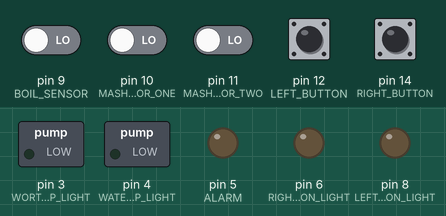
This sketch was run on a simulated Arduino Uno, built with avr-gcc and run on an emulated ATmega328P. Shown: switched loads named in the sketch (green lamp = pin HIGH), output pins drawn as LEDs (lit = HIGH). The test bench sets the inputs (shaded band); at power-on: pin 12 (LEFT_BUTTON), pin 14 (RIGHT_BUTTON) HIGH, pin 9 (BOIL_SENSOR), pin 10 (MASH_SENSOR_ONE), pin 11 (MASH_SENSOR_TWO) LOW.

Above: at 0.1 s.
At 3.1 s:
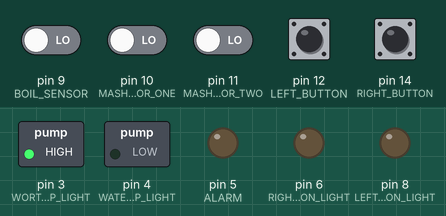
At 8.1 s:
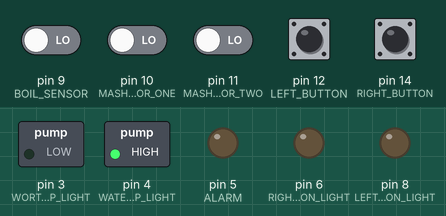
At 13.1 s:
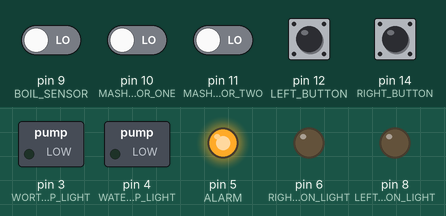
At 18.1 s:
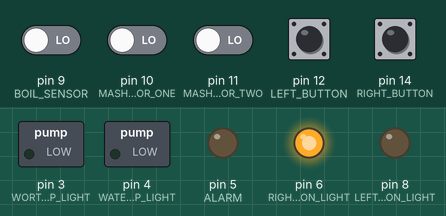
At 23.1 s:
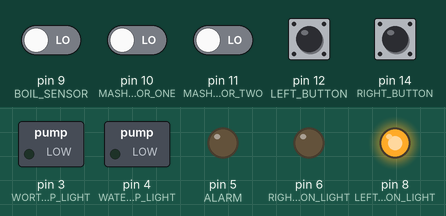
Timing chart, 0 to 26.5 s (numbered marks = the images above):
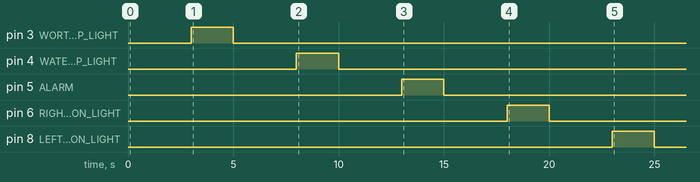

The sketch:

proTrinketBreadBoardTest.ino
```cpp
#define WORT_PUMP_LIGHT 3
#define WATER_PUMP_LIGHT 4

#define ALARM 5
#define ALARM_SOUND HIGH
#define ALARM_SILENT LOW
#define ACTIVATE_INTERVAL 3000

#define ON_LENGTH 2000

#define RIGHT_BUTTON_LIGHT 6
#define LEFT_BUTTON_LIGHT 8
#define RIGHT_BUTTON 14
#define LEFT_BUTTON 12

#define BOIL_SENSOR 9
#define MASH_SENSOR_ONE 10
#define MASH_SENSOR_TWO 11

long StartTimeMillis = 0;
int StartWortPumpLight = 0;
int StopWortPumpLight = 0;
int StartWaterPumpLight = 0;
int StopWaterPumpLight = 0;
int StartAlarm = 0;
int StopAlarm = 0;
int StartRightButtonLight = 0;
int StopRightButtonLight = 0;
int StartLeftButtonLight = 0;
int StopLeftButtonLight = 0;


void setup() {
  // put your setup code here, to run once:
  // Buttons are pull-up resistors
  pinMode(RIGHT_BUTTON, INPUT_PULLUP);
  pinMode(LEFT_BUTTON, INPUT_PULLUP);

  pinMode(ALARM, OUTPUT);

  pinMode(WORT_PUMP_LIGHT, OUTPUT);
  pinMode(WATER_PUMP_LIGHT, OUTPUT);
  pinMode(LEFT_BUTTON_LIGHT, OUTPUT);
  pinMode(RIGHT_BUTTON_LIGHT, OUTPUT);

  StartTimeMillis = millis();
  StartWortPumpLight = StartTimeMillis + ACTIVATE_INTERVAL;
  StopWortPumpLight = StartWortPumpLight + ON_LENGTH;
  StartWaterPumpLight = StopWortPumpLight + ACTIVATE_INTERVAL;
  StopWaterPumpLight = StartWaterPumpLight + ON_LENGTH;
  StartAlarm = StopWaterPumpLight + ACTIVATE_INTERVAL;
  StopAlarm = StartAlarm + ON_LENGTH;
  StartRightButtonLight = StopAlarm + ACTIVATE_INTERVAL;
  StopRightButtonLight = StartRightButtonLight + ON_LENGTH;
  StartLeftButtonLight = StopRightButtonLight + ACTIVATE_INTERVAL;
  StopLeftButtonLight = StartLeftButtonLight + ON_LENGTH;
}

void loop() {
  // put your main code here, to run repeatedly:
  // Get current clock
  unsigned long currentMillis = millis();

  // If in initial start up evaluation, i.e. less than the last time the last light is turned on
  if (currentMillis <= StopLeftButtonLight) {
    // Wort Pump Light
    if ((currentMillis >= StartWortPumpLight) && (currentMillis <= StopWortPumpLight)) {
      digitalWrite(WORT_PUMP_LIGHT, HIGH);
    } else {
      digitalWrite(WORT_PUMP_LIGHT, LOW);
    }

    // Water Pump Light
    if ((currentMillis >= StartWaterPumpLight) && (currentMillis <= StopWaterPumpLight)) {
      digitalWrite(WATER_PUMP_LIGHT, HIGH);
    } else {
      digitalWrite(WATER_PUMP_LIGHT, LOW);
    }

    // Alarm
    if ((currentMillis >= StartAlarm) && (currentMillis <= StopAlarm)) {
      digitalWrite(ALARM, ALARM_SOUND);
    } else {
      digitalWrite(ALARM, ALARM_SILENT);
    }

    // Right Button Light
    if ((currentMillis >= StartRightButtonLight) && (currentMillis <= StopRightButtonLight)) {
      digitalWrite(RIGHT_BUTTON_LIGHT, HIGH);
    } else {
      digitalWrite(RIGHT_BUTTON_LIGHT, LOW);
    }

    // Left Button Light
    if ((currentMillis >= StartLeftButtonLight) && (currentMillis <= StopLeftButtonLight)) {
      digitalWrite(LEFT_BUTTON_LIGHT, HIGH);
    } else {
      digitalWrite(LEFT_BUTTON_LIGHT, LOW);
    }
  }

  // Now do the button evaluation
  else {
    // TODO: This currently controls the light on the Trinket - the actual light stays on all the time
    // Right Button
    if (digitalRead(RIGHT_BUTTON) == LOW) {
      digitalWrite(RIGHT_BUTTON_LIGHT, HIGH);
    } else {
      digitalWrite(RIGHT_BUTTON_LIGHT, LOW);
    }

    // Left Button
    if (digitalRead(LEFT_BUTTON) == LOW) {
      digitalWrite(LEFT_BUTTON_LIGHT, HIGH);
    } else {
      digitalWrite(LEFT_BUTTON_LIGHT, LOW);
    }

    // Boil Sensor Button - activate if HIGH - Sound Alarm
    if (digitalRead(BOIL_SENSOR) == HIGH) {
      digitalWrite(ALARM, ALARM_SOUND);
    } else {
      digitalWrite(ALARM, ALARM_SILENT);
    }

    // Mash Sensor One Button - activate if HIGH - Light Water Pump Light
    if (digitalRead(MASH_SENSOR_ONE) == HIGH) {
      digitalWrite(WATER_PUMP_LIGHT, HIGH);
    } else {
      digitalWrite(WATER_PUMP_LIGHT, LOW);
    }

    // Mash Sensor Two Button - activate if HIGH - Light Wart Pump Light
    if (digitalRead(MASH_SENSOR_TWO) == HIGH) {
      digitalWrite(WORT_PUMP_LIGHT, HIGH);
    } else {
      digitalWrite(WORT_PUMP_LIGHT, LOW);
    }
  }
}
```

Measured:
- by itself, pin 3 (WORT_PUMP_LIGHT): LOW → HIGH at 3.0 s, → LOW 2.0 s later
- by itself, pin 4 (WATER_PUMP_LIGHT): LOW → HIGH at 8.0 s, → LOW 2.0 s later
- by itself, pin 5 (ALARM): LOW → HIGH at 13.0 s, → LOW 2.0 s later
- by itself, pin 6 (RIGHT_BUTTON_LIGHT): LOW → HIGH at 18.0 s, → LOW 2.0 s later
- by itself, pin 8 (LEFT_BUTTON_LIGHT): LOW → HIGH at 23.0 s, → LOW 2.0 s later
